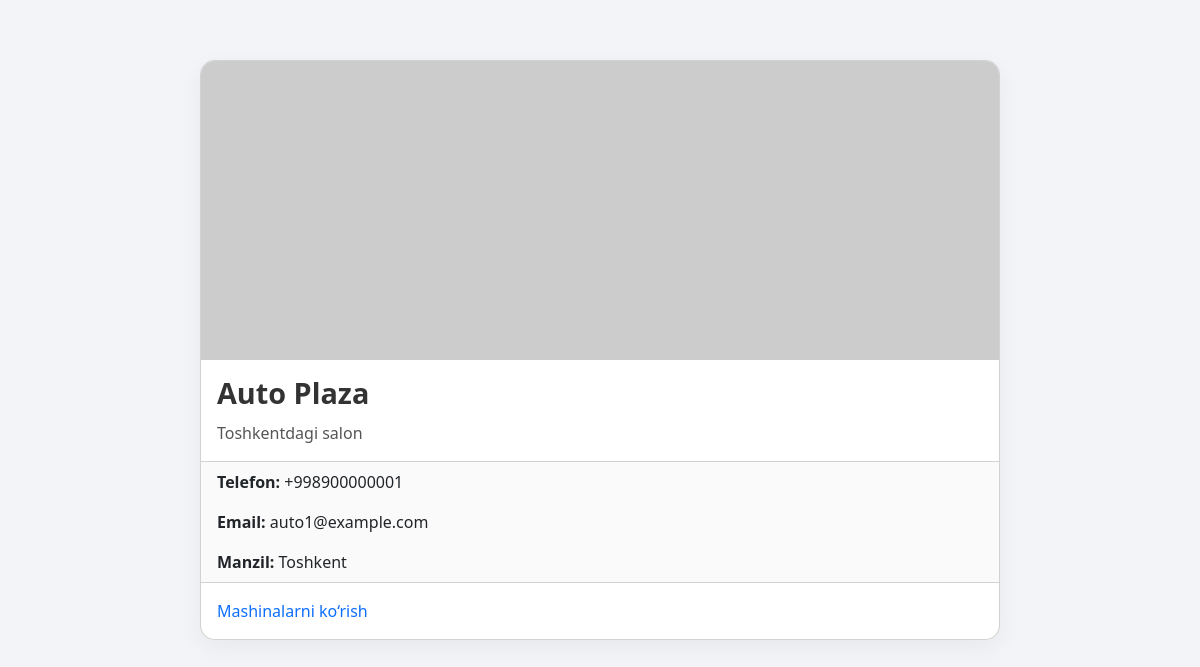
Screenshot of /detail_salon/1/ with the database file from the repository.
### project1/models.py (models this page shows, shortened)
class BaseClass(models.Model):
    created_at = models.DateTimeField(auto_now_add=True)
    updated_at = models.DateTimeField(auto_now=True)
    class Meta:
        abstract = True

class Autosalon(BaseClass):
    title = models.CharField(max_length=255)
    context = models.TextField()
    email = models.EmailField(max_length=255)
    phone = models.CharField(max_length=255)
    address = models.CharField(max_length=255)
    image = models.ImageField(upload_to='photos/salons/%Y/%m/%d')

### project1/views.py (the view)
# urls.py: path('detail_salon/<int:pk>/', detail_salon, name='detail_salon'),
def detail_salon(request, pk):
    salon = get_object_or_404(Autosalon, pk=pk)
    return render(request, 'detail_salon.html', {'salon': salon})

### project1/templates/detail_salon.html (shortened to what this page needs)
<!DOCTYPE html>
<html lang="en">
<head>
  <link href="https://cdn.jsdelivr.net/npm/bootstrap@5.3.0/dist/css/bootstrap.min.css" rel="stylesheet"/>
</head>
<body>
  <div class="card">
    {% if item.image %}
      <img src="{{ salon.image.url }}" alt="Salon rasmi" />
    {% else %}
      <img src="https://picsum.photos/800/300" alt="Tasodifiy rasm" />
    {% endif %}
    <div class="card-body">
      <h5 class="card-title">{{ salon.title }}</h5>
      <p class="card-text">{{ salon.context }}</p>
    </div>
    <ul class="list-group list-group-flush">
      <li class="list-group-item"><strong>Telefon:</strong> {{ salon.phone }}</li>
      <li class="list-group-item"><strong>Email:</strong> {{ salon.email }}</li>
      <li class="list-group-item"><strong>Manzil:</strong> {{ salon.address }}</li>
    </ul>
    <div class="card-body">
      <a href="{% url 'salon_cars' 1 salon.pk %}" class="card-link">Mashinalarni ko‘rish</a>
    </div>
  </div>
</body>
</html>

### project1/templates/detail_salon.html (style rules this page uses)
body { background-color: #f2f4f7; font-family: 'Segoe UI', Tahoma, Geneva, Verdana, sans-serif; }
.card { max-width: 800px; margin: 60px auto; border-radius: 15px; box-shadow: 0 8px 24px rgba(0, 0, 0, 0.05); overflow: hidden; background-color: white; }
.card img { width: 100%; height: auto; object-fit: cover; }
.card-title { font-size: 1.8rem; font-weight: 600; color: #333; }
.card-text { color: #555; margin-top: 10px; }
.list-group-item { background-color: #fafafa; border: none; font-size: 1rem; }
.card-link { text-decoration: none; color: #0d6efd; transition: color 0.2s; }

### rows the page displays
Autosalon: title "Auto Plaza", context "Toshkentdagi salon", phone "+998900000001", email "auto1@example.com", address "Toshkent"
